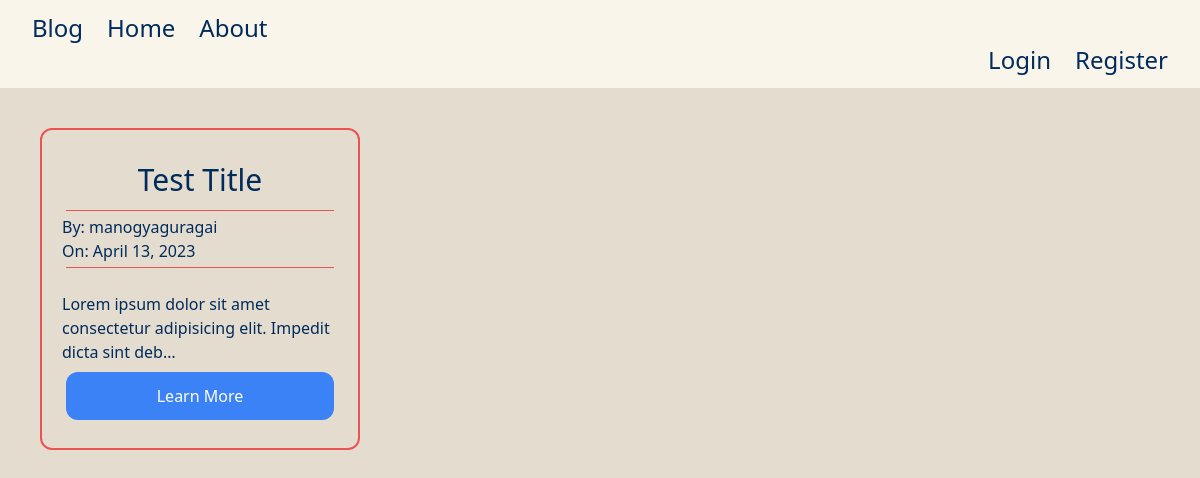
The app's page /, older data.
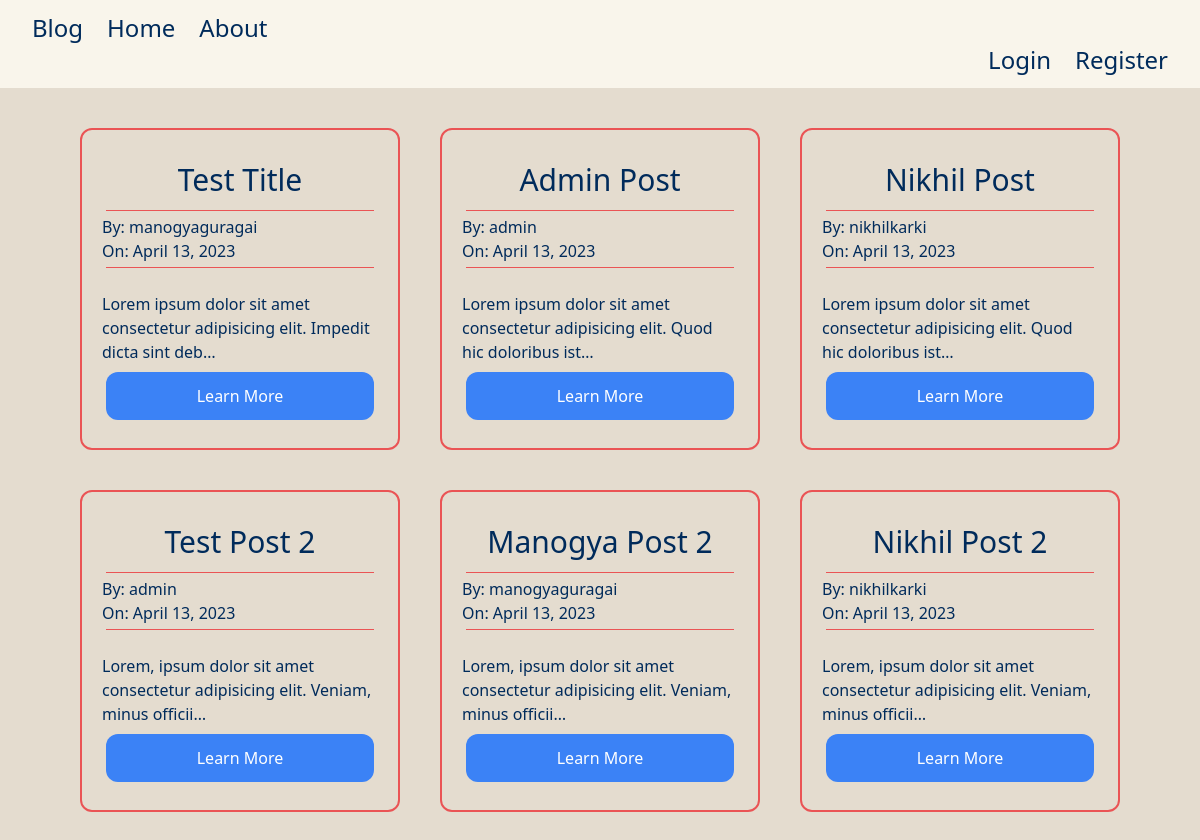
The same page, newer data.
### blog/models.py (models this page shows, shortened)
class Post(models.Model):
    Title = models.CharField(max_length = 100)
    Content = RichTextUploadingField()
    Date_Posted = models.DateTimeField(default = timezone.now)
    Author = models.ForeignKey(User, on_delete = models.CASCADE) #Adding post per user. Delete the post if the user is deleted.

### blog/views.py (the view)
# urls.py: path('', PostListView.as_view(), name = 'blog-home'), #empty path is the default. PostListView.as_view() returns the HTTP response name is the name of the route.
class PostListView(ListView):
    model = Post
    template_name = 'blog/home.html' #<app>/<model>_<viewtype>.html
    context_object_name = 'posts'

### blog/templates/blog/home.html
{% extends 'blog/base.html' %}
{% block content %}
{% for post in posts %}
<div
    class="bg-[#E4DCCF] container content-center mx-5 my-5 p-5 min-w-[10em] max-w-[20em] min-h-fit border-2 border-[#EA5455] rounded-xl hover:-translate-y-1 hover:scale-110 hover:bg-[#F9F5EB] duration-300">
    <h1 class=" text-3xl my-3 text-center">{{ post.Title }}</h1>
    <hr class="mx-1 border-[#EA5455]">
    <p class="text-base my-1">
        By: {{ post.Author }} <br />
        On: {{post.Date_Posted|date:"F d, Y"}}
    </p>
    <hr class="mx-1 border-[#EA5455] text-base>
    <p class="my-3 text-lg">{{ post.Content | safe | truncatechars:100 }}</p>
    <div class="flex flex-col align-center justify-center">
    <button class="px-3 py-3 bg-blue-500 mx-1 my-2 rounded-xl hover:bg-blue-600 text-white">
        <a href="{% url 'view_blog' post.id %}">Learn More</a> </button>
    </div>
</div>
{% endfor %}
{% endblock content %}

### blog/templates/blog/base.html (shortened to what this page needs)
{% load static %}
<!DOCTYPE html>
<html lang="en">
  <head>
    <script src="https://cdn.tailwindcss.com"></script>
  </head>
  <body class="bg-[#E4DCCF] text-[#002B5B]">
    <nav class="bg-[#F9F5EB] px-5 py-3 flex-nowrap text-[#002B5B]">
      <ul>
        <div class="flex justify-start text-2xl">
          <li class="px-3 hover:-translate-y-1 hover:scale-105">
            <a href="{% url 'blog-home' %}"> Blog </a>
          </li>
          <li class="px-3 hover:-translate-y-1 hover:scale-105">
            <a href="{% url 'blog-home' %}"> Home </a>
          </li>
          <li class="px-3 hover:-translate-y-1 hover:scale-105">
            <a href="{% url 'blog-about' %}">About</a>
          </li>
        </div>
        <div class="flex justify-end">
          {% if user.is_authenticated %}
          <li class="px-3">
            <a href="{% url 'logout'%}"> Logout </a>
          </li>
          <li class="px-3">
            <a href="{% url 'profile'%}"> Profile </a>
          </li>
          {% else %}
          <li class="px-3 hover:-translate-y-1 hover:scale-105 text-2xl">
            <a href="{% url 'login'%}"> Login </a>
          </li>
          <li class="px-3 hover:-translate-y-1 hover:scale-105 text-2xl">
            <a href="{% url 'register'%}"> Register </a>
          </li>
          {% endif %}
        </div>
      </ul>
    </nav>
    <div class="my-5 flex flex-row flex-wrap-reverse">
      <div class="flex flex-row min-w-[10em] flex-wrap mx-5 justify-center">
         {% block content %} {% endblock %}
      </div>
    </div>
  </body>
</html>

Row changes from the older to the newer data that the page shows:
added Post: Title "Admin Post", Author "admin", Date_Posted "April 13, 2023", Content "Lorem ipsum dolor sit amet consectetur adipisicing elit. Quod hic doloribus ist…"
added Post: Title "Nikhil Post", Author "nikhilkarki", Date_Posted "April 13, 2023", Content "Lorem ipsum dolor sit amet consectetur adipisicing elit. Quod hic doloribus ist…"
added Post: Title "Test Post 2", Author "admin", Date_Posted "April 13, 2023", Content "Lorem, ipsum dolor sit amet consectetur adipisicing elit. Veniam, minus officii…"
added Post: Title "Manogya Post 2", Author "manogyaguragai", Date_Posted "April 13, 2023", Content "Lorem, ipsum dolor sit amet consectetur adipisicing elit. Veniam, minus officii…"
added Post: Title "Nikhil Post 2", Author "nikhilkarki", Date_Posted "April 13, 2023", Content "Lorem, ipsum dolor sit amet consectetur adipisicing elit. Veniam, minus officii…"
